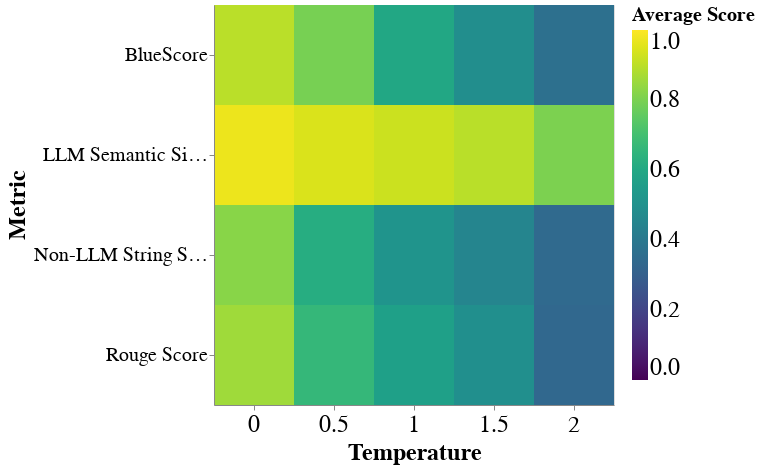
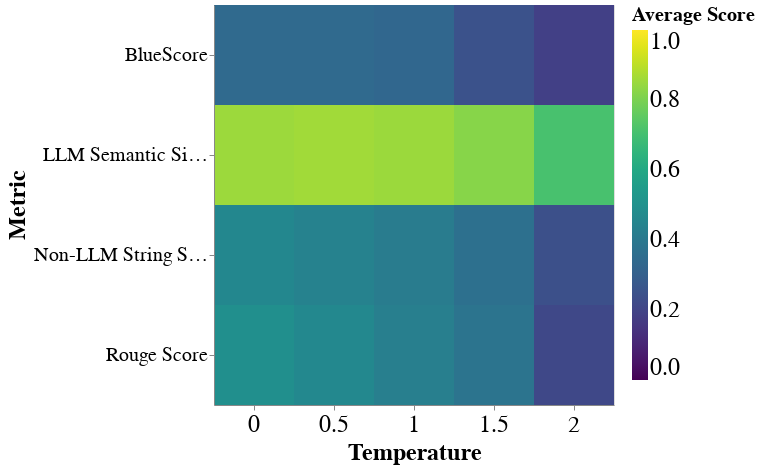

Notebook source saved alongside these figures, in order:
### Code cell
datasets = ["Duplicates", "Variants"]

for dataset in datasets:
    df_dataset = df[df["dataset"] == dataset].copy()
    chart = heatmap(df_dataset, dataset)
    chart.display()

### Figure 1 — Vega-Lite specification as saved in the notebook (floating-point values rounded to 4 significant figures)
{"config": {"view": {"continuousWidth": 300, "continuousHeight": 300}, "legend": {"gradientLength": 350, "labelFontSize": 24, "titleFontSize": 20}}, "data": {"name": "data-f70933b309b9151c5a0bf735a194b5af"}, "mark": {"type": "rect"}, "encoding": {"color": {"field": "avg_score", "scale": {"domain": [0, 1], "scheme": "viridis"}, "title": "Average Score", "type": "quantitative"}, "tooltip": [{"field": "temperature", "title": "Temperature", "type": "ordinal"}, {"field": "metric", "title": "Metric", "type": "nominal"}, {"field": "avg_score", "format": ".2f", "title": "Avg Score", "type": "quantitative"}], "x": {"axis": {"labelAngle": 0, "labelFontSize": 24, "titleFontSize": 24}, "field": "temperature", "title": "Temperature", "type": "ordinal"}, "y": {"axis": {"labelFontSize": 20, "titleFontSize": 24}, "field": "metric", "title": "Metric", "type": "nominal"}}, "height": 400, "width": 400, "$schema": "https://vega.github.io/schema/vega-lite/v5.20.1.json", "datasets": {"data-f70933b309b9151c5a0bf735a194b5af": [{"temperature": 0.0, "is_duplicates": true, "model": "gpt-4o", "avg_score": 0.8221, "metric": "Non-LLM String Similarity", "dataset": "Duplicates"}, {"temperature": 0.0, "is_duplicates": true, "model": "gpt-4o", "avg_score": 0.8966, "metric": "BlueScore", "dataset": "Duplicates"}, {"temperature": 0.0, "is_duplicates": true, "model": "gpt-4o", "avg_score": 0.858, "metric": "Rouge Score", "dataset": "Duplicates"}, {"temperature": 0.0, "is_duplicates": true, "model": "gpt-4o", "avg_score": 0.9734, "metric": "LLM Semantic Similarity", "dataset": "Duplicates"}, {"temperature": 0.5, "is_duplicates": true, "model": "gpt-4o", "avg_score": 0.6214, "metric": "Non-LLM String Similarity", "dataset": "Duplicates"}, {"temperature": 0.5, "is_duplicates": true, "model": "gpt-4o", "avg_score": 0.7948, "metric": "BlueScore", "dataset": "Duplicates"}, {"temperature": 0.5, "is_duplicates": true, "model": "gpt-4o", "avg_score": 0.6662, "metric": "Rouge Score", "dataset": "Duplicates"}, {"temperature": 0.5, "is_duplicates": true, "model": "gpt-4o", "avg_score": 0.9444, "metric": "LLM Semantic Similarity", "dataset": "Duplicates"}, {"temperature": 1.0, "is_duplicates": true, "model": "gpt-4o", "avg_score": 0.5147, "metric": "Non-LLM String Similarity", "dataset": "Duplicates"}, {"temperature": 1.0, "is_duplicates": true, "model": "gpt-4o", "avg_score": 0.5974, "metric": "BlueScore", "dataset": "Duplicates"}, {"temperature": 1.0, "is_duplicates": true, "model": "gpt-4o", "avg_score": 0.5681, "metric": "Rouge Score", "dataset": "Duplicates"}, {"temperature": 1.0, "is_duplicates": true, "model": "gpt-4o", "avg_score": 0.9231, "metric": "LLM Semantic Similarity", "dataset": "Duplicates"}, {"temperature": 1.5, "is_duplicates": true, "model": "gpt-4o", "avg_score": 0.4537, "metric": "Non-LLM String Similarity", "dataset": "Duplicates"}, {"temperature": 1.5, "is_duplicates": true, "model": "gpt-4o", "avg_score": 0.4886, "metric": "BlueScore", "dataset": "Duplicates"}, {"temperature": 1.5, "is_duplicates": true, "model": "gpt-4o", "avg_score": 0.4922, "metric": "Rouge Score", "dataset": "Duplicates"}, {"temperature": 1.5, "is_duplicates": true, "model": "gpt-4o", "avg_score": 0.8962, "metric": "LLM Semantic Similarity", "dataset": "Duplicates"}, {"temperature": 2.0, "is_duplicates": true, "model": "gpt-4o", "avg_score": 0.3397, "metric": "Non-LLM String Similarity", "dataset": "Duplicates"}, {"temperature": 2.0, "is_duplicates": true, "model": "gpt-4o", "avg_score": 0.3668, "metric": "BlueScore", "dataset": "Duplicates"}, {"temperature": 2.0, "is_duplicates": true, "model": "gpt-4o", "avg_score": 0.3331, "metric": "Rouge Score", "dataset": "Duplicates"}, {"temperature": 2.0, "is_duplicates": true, "model": "gpt-4o", "avg_score": 0.8025, "metric": "LLM Semantic Similarity", "dataset": "Duplicates"}]}}

### Figure 2 — Vega-Lite specification as saved in the notebook (floating-point values rounded to 4 significant figures)
{"config": {"view": {"continuousWidth": 300, "continuousHeight": 300}, "legend": {"gradientLength": 350, "labelFontSize": 24, "titleFontSize": 20}}, "data": {"name": "data-7a54459b259abd3336ce9a8f20fd40bc"}, "mark": {"type": "rect"}, "encoding": {"color": {"field": "avg_score", "scale": {"domain": [0, 1], "scheme": "viridis"}, "title": "Average Score", "type": "quantitative"}, "tooltip": [{"field": "temperature", "title": "Temperature", "type": "ordinal"}, {"field": "metric", "title": "Metric", "type": "nominal"}, {"field": "avg_score", "format": ".2f", "title": "Avg Score", "type": "quantitative"}], "x": {"axis": {"labelAngle": 0, "labelFontSize": 24, "titleFontSize": 24}, "field": "temperature", "title": "Temperature", "type": "ordinal"}, "y": {"axis": {"labelFontSize": 20, "titleFontSize": 24}, "field": "metric", "title": "Metric", "type": "nominal"}}, "height": 400, "width": 400, "$schema": "https://vega.github.io/schema/vega-lite/v5.20.1.json", "datasets": {"data-7a54459b259abd3336ce9a8f20fd40bc": [{"temperature": 0.0, "is_duplicates": false, "model": "gpt-4o", "avg_score": 0.4635, "metric": "Non-LLM String Similarity", "dataset": "Variants"}, {"temperature": 0.0, "is_duplicates": false, "model": "gpt-4o", "avg_score": 0.343, "metric": "BlueScore", "dataset": "Variants"}, {"temperature": 0.0, "is_duplicates": false, "model": "gpt-4o", "avg_score": 0.4917, "metric": "Rouge Score", "dataset": "Variants"}, {"temperature": 0.0, "is_duplicates": false, "model": "gpt-4o", "avg_score": 0.8535, "metric": "LLM Semantic Similarity", "dataset": "Variants"}, {"temperature": 0.5, "is_duplicates": false, "model": "gpt-4o", "avg_score": 0.4403, "metric": "Non-LLM String Similarity", "dataset": "Variants"}, {"temperature": 0.5, "is_duplicates": false, "model": "gpt-4o", "avg_score": 0.342, "metric": "BlueScore", "dataset": "Variants"}, {"temperature": 0.5, "is_duplicates": false, "model": "gpt-4o", "avg_score": 0.4674, "metric": "Rouge Score", "dataset": "Variants"}, {"temperature": 0.5, "is_duplicates": false, "model": "gpt-4o", "avg_score": 0.8606, "metric": "LLM Semantic Similarity", "dataset": "Variants"}, {"temperature": 1.0, "is_duplicates": false, "model": "gpt-4o", "avg_score": 0.4141, "metric": "Non-LLM String Similarity", "dataset": "Variants"}, {"temperature": 1.0, "is_duplicates": false, "model": "gpt-4o", "avg_score": 0.3296, "metric": "BlueScore", "dataset": "Variants"}, {"temperature": 1.0, "is_duplicates": false, "model": "gpt-4o", "avg_score": 0.4255, "metric": "Rouge Score", "dataset": "Variants"}, {"temperature": 1.0, "is_duplicates": false, "model": "gpt-4o", "avg_score": 0.8513, "metric": "LLM Semantic Similarity", "dataset": "Variants"}, {"temperature": 1.5, "is_duplicates": false, "model": "gpt-4o", "avg_score": 0.366, "metric": "Non-LLM String Similarity", "dataset": "Variants"}, {"temperature": 1.5, "is_duplicates": false, "model": "gpt-4o", "avg_score": 0.2518, "metric": "BlueScore", "dataset": "Variants"}, {"temperature": 1.5, "is_duplicates": false, "model": "gpt-4o", "avg_score": 0.3827, "metric": "Rouge Score", "dataset": "Variants"}, {"temperature": 1.5, "is_duplicates": false, "model": "gpt-4o", "avg_score": 0.82, "metric": "LLM Semantic Similarity", "dataset": "Variants"}, {"temperature": 2.0, "is_duplicates": false, "model": "gpt-4o", "avg_score": 0.2405, "metric": "Non-LLM String Similarity", "dataset": "Variants"}, {"temperature": 2.0, "is_duplicates": false, "model": "gpt-4o", "avg_score": 0.1877, "metric": "BlueScore", "dataset": "Variants"}, {"temperature": 2.0, "is_duplicates": false, "model": "gpt-4o", "avg_score": 0.213, "metric": "Rouge Score", "dataset": "Variants"}, {"temperature": 2.0, "is_duplicates": false, "model": "gpt-4o", "avg_score": 0.7094, "metric": "LLM Semantic Similarity", "dataset": "Variants"}]}}
